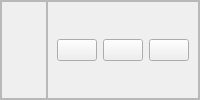
           <widget class="QFrame" name="topCentralContainer">
            <property name="frameShape">
             <enum>QFrame::StyledPanel</enum>
            </property>
            <property name="frameShadow">
             <enum>QFrame::Raised</enum>
            </property>
            <layout class="QHBoxLayout" name="horizontalLayout_2">
             <property name="spacing">
              <number>0</number>
             </property>
             <property name="leftMargin">
              <number>0</number>
             </property>
             <property name="topMargin">
              <number>0</number>
             </property>
             <property name="rightMargin">
              <number>0</number>
             </property>
             <property name="bottomMargin">
              <number>0</number>
             </property>
             <item>
              <widget class="QFrame" name="toptop">
               <property name="sizePolicy">
                <sizepolicy hsizetype="Expanding" vsizetype="Preferred">
                 <horstretch>0</horstretch>
                 <verstretch>0</verstretch>
                </sizepolicy>
               </property>
               <property name="frameShape">
                <enum>QFrame::StyledPanel</enum>
               </property>
               <property name="frameShadow">
                <enum>QFrame::Raised</enum>
               </property>
               <layout class="QHBoxLayout" name="horizontalLayout_40">
                <property name="spacing">
                 <number>0</number>
                </property>
                <property name="leftMargin">
                 <number>0</number>
                </property>
                <property name="topMargin">
                 <number>0</number>
                </property>
                <property name="rightMargin">
                 <number>0</number>
                </property>
                <property name="bottomMargin">
                 <number>0</number>
                </property>
                <item>
                 <widget class="QLabel" name="titleRightInfo">
                  <property name="sizePolicy">
                   <sizepolicy hsizetype="Preferred" vsizetype="Expanding">
                    <horstretch>0</horstretch>
                    <verstretch>0</verstretch>
                   </sizepolicy>
                  </property>
                  <property name="maximumSize">
                   <size>
                    <width>16777215</width>
                    <height>45</height>
                   </size>
                  </property>
                  <property name="font">
                   <font>
                    <family>Segoe UI</family>
                    <pointsize>10</pointsize>
                    <italic>false</italic>
                    <bold>false</bold>
                   </font>
                  </property>
                  <property name="text">
                   <string/>
                  </property>
                  <property name="alignment">
                   <set>Qt::AlignLeading|Qt::AlignLeft|Qt::AlignVCenter</set>
                  </property>
                 </widget>
                </item>
               </layout>
              </widget>
             </item>
             <item alignment="Qt::AlignRight">
              <widget class="QFrame" name="rightButtons">
               <property name="frameShape">
                <enum>QFrame::StyledPanel</enum>
               </property>
               <property name="frameShadow">
                <enum>QFrame::Raised</enum>
               </property>
               <layout class="QHBoxLayout" name="horizontalLayout_3">
                <item>
                 <widget class="QPushButton" name="minimizeButton">
                  <property name="text">
                   <string/>
                  </property>
                  <property name="icon">
                   <iconset resource="resources.qrc">
                    <normaloff>:/icons/images/icons/cil-minus.png</normaloff>:/icons/images/icons/cil-minus.png</iconset>
                  </property>
                  <property name="iconSize">
                   <size>
                    <width>30</width>
                    <height>30</height>
                   </size>
                  </property>
                 </widget>
                </item>
                <item>
                 <widget class="QPushButton" name="restoreButton">
                  <property name="text">
                   <string/>
                  </property>
                  <property name="icon">
                   <iconset resource="resources.qrc">
                    <normaloff>:/icons/images/icons/icon_maximize.png</normaloff>:/icons/images/icons/icon_maximize.png</iconset>
                  </property>
                  <property name="iconSize">
                   <size>
                    <width>30</width>
                    <height>30</height>
                   </size>
                  </property>
                 </widget>
                </item>
                <item>
                 <widget class="QPushButton" name="closeButton">
                  <property name="text">
                   <string/>
                  </property>
                  <property name="icon">
                   <iconset resource="resources.qrc">
                    <normaloff>:/icons/images/icons/cil-x.png</normaloff>:/icons/images/icons/cil-x.png</iconset>
                  </property>
                  <property name="iconSize">
                   <size>
                    <width>30</width>
                    <height>30</height>
                   </size>
                  </property>
                 </widget>
                </item>
               </layout>
              </widget>
             </item>
            </layout>
           </widget>
